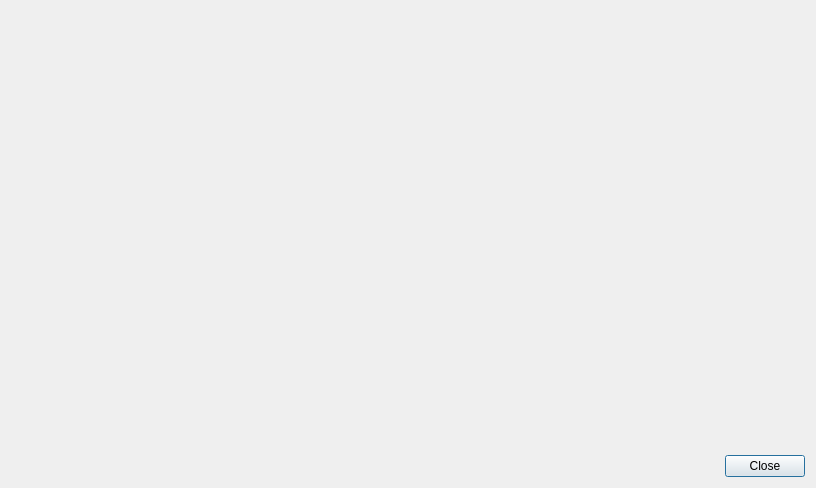
<?xml version="1.0" encoding="UTF-8"?>
<ui version="4.0">
 <class>DialogXFileInfo</class>
 <widget class="QDialog" name="DialogXFileInfo">
  <property name="windowModality">
   <enum>Qt::ApplicationModal</enum>
  </property>
  <property name="geometry">
   <rect>
    <x>0</x>
    <y>0</y>
    <width>816</width>
    <height>488</height>
   </rect>
  </property>
  <property name="windowTitle">
   <string>Info</string>
  </property>
  <property name="modal">
   <bool>true</bool>
  </property>
  <layout class="QVBoxLayout" name="verticalLayout">
   <item>
    <widget class="XFileInfoWidget" name="widget" native="true">
     <property name="sizePolicy">
      <sizepolicy hsizetype="Expanding" vsizetype="Expanding">
       <horstretch>0</horstretch>
       <verstretch>0</verstretch>
      </sizepolicy>
     </property>
    </widget>
   </item>
   <item>
    <layout class="QHBoxLayout" name="horizontalLayout">
     <item>
      <spacer name="horizontalSpacer">
       <property name="orientation">
        <enum>Qt::Horizontal</enum>
       </property>
       <property name="sizeHint" stdset="0">
        <size>
         <width>40</width>
         <height>20</height>
        </size>
       </property>
      </spacer>
     </item>
     <item>
      <widget class="QPushButton" name="pushButtonClose">
       <property name="text">
        <string>Close</string>
       </property>
      </widget>
     </item>
    </layout>
   </item>
  </layout>
 </widget>
 <customwidgets>
  <customwidget>
   <class>XFileInfoWidget</class>
   <extends>QWidget</extends>
   <header>xfileinfowidget.h</header>
   <container>1</container>
  </customwidget>
 </customwidgets>
 <resources/>
 <connections/>
</ui>
